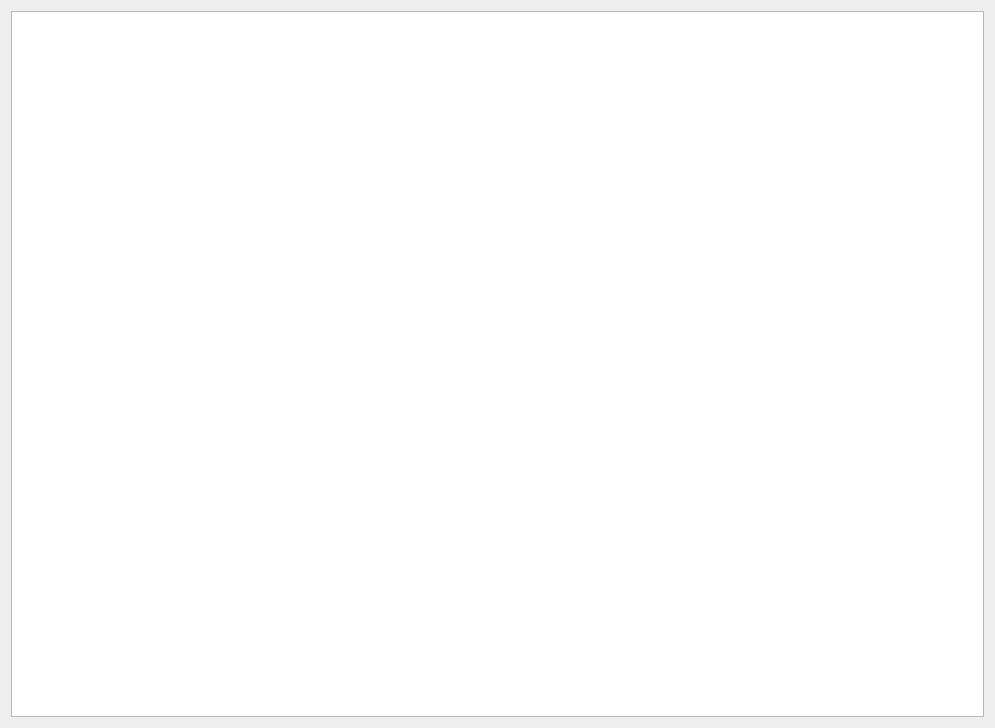
<?xml version="1.0" encoding="UTF-8"?>
<ui version="4.0">
 <class>PeakListPropertyWidget</class>
 <widget class="QWidget" name="PeakListPropertyWidget">
  <property name="geometry">
   <rect>
    <x>0</x>
    <y>0</y>
    <width>995</width>
    <height>728</height>
   </rect>
  </property>
  <property name="windowTitle">
   <string>Form</string>
  </property>
  <layout class="QGridLayout" name="gridLayout">
   <item row="0" column="0">
    <widget class="PeakListView" name="tableView">
     <property name="focusPolicy">
      <enum>Qt::StrongFocus</enum>
     </property>
     <property name="styleSheet">
      <string notr="true"/>
     </property>
    </widget>
   </item>
  </layout>
 </widget>
 <customwidgets>
  <customwidget>
   <class>PeakListView</class>
   <extends>QTableView</extends>
   <header>views/PeakListView.h</header>
  </customwidget>
 </customwidgets>
 <resources/>
 <connections/>
</ui>
